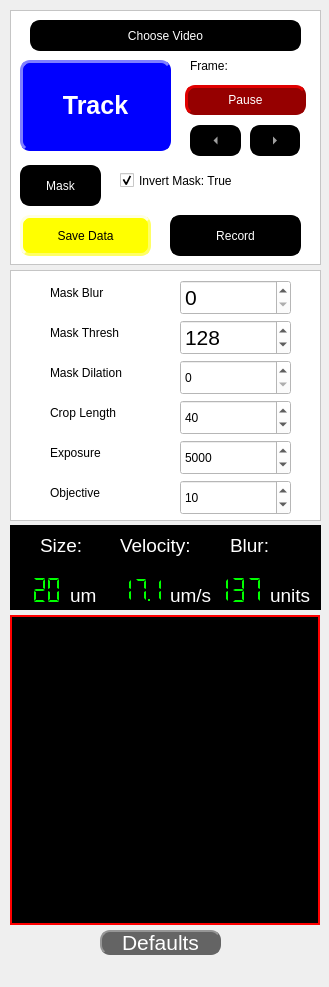
  <widget class="QDockWidget" name="dockWidget">
   <property name="minimumSize">
    <size>
     <width>329</width>
     <height>987</height>
    </size>
   </property>
   <property name="styleSheet">
    <string notr="true"/>
   </property>
   <property name="floating">
    <bool>false</bool>
   </property>
   <property name="allowedAreas">
    <set>Qt::LeftDockWidgetArea|Qt::RightDockWidgetArea</set>
   </property>
   <attribute name="dockWidgetArea">
    <number>1</number>
   </attribute>
   <widget class="QWidget" name="dockWidgetContents">
    <widget class="QFrame" name="frame_3">
     <property name="geometry">
      <rect>
       <x>10</x>
       <y>10</y>
       <width>311</width>
       <height>255</height>
      </rect>
     </property>
     <property name="styleSheet">
      <string notr="true"> color: rgb(0, 0, 0);
 background-color: rgb(255, 255, 255);
</string>
     </property>
     <property name="frameShape">
      <enum>QFrame::StyledPanel</enum>
     </property>
     <property name="frameShadow">
      <enum>QFrame::Raised</enum>
     </property>
     <widget class="QPushButton" name="choosevideobutton">
      <property name="geometry">
       <rect>
        <x>20</x>
        <y>10</y>
        <width>271</width>
        <height>31</height>
       </rect>
      </property>
      <property name="styleSheet">
       <string notr="true">     QPushButton {
                color: rgb(255, 255, 255);
                background-color: rgb(0, 0, 0);
                border-style: outset;
                border-width: 2px;
                border-radius: 10px;
                border-color: rgb(0, 0, 0);
                min-width: 1em;
                padding: 1px;
            }
            QPushButton:hover {
                background-color: rgb(100, 100, 100);
                color: rgb(255, 255, 255);
                border-color: rgb(100, 100, 100);
            
            
            }</string>
      </property>
      <property name="text">
       <string>Choose Video</string>
      </property>
     </widget>
     <widget class="QCheckBox" name="maskinvert_checkBox">
      <property name="geometry">
       <rect>
        <x>110</x>
        <y>155</y>
        <width>195</width>
        <height>31</height>
       </rect>
      </property>
      <property name="text">
       <string>Invert Mask: True</string>
      </property>
      <property name="checked">
       <bool>true</bool>
      </property>
     </widget>
     <widget class="QPushButton" name="pausebutton">
      <property name="geometry">
       <rect>
        <x>175</x>
        <y>75</y>
        <width>121</width>
        <height>30</height>
       </rect>
      </property>
      <property name="maximumSize">
       <size>
        <width>300</width>
        <height>30</height>
       </size>
      </property>
      <property name="styleSheet">
       <string notr="true">QPushButton {
                color: rgb(255, 255, 255);
                background-color: rgb(150, 0, 0);
                border-style: outset;
                border-width: 3px;
                border-radius: 10px;
                border-color: rgb(150, 0, 0);
                min-width: 1em;
                padding: 1px;
            }
            QPushButton:checked {
                color: rgb(255, 255, 255);
                background-color: rgb(0, 0, 150);
                border-style: inset;
                border-width: 3px;
                border-radius: 10px;
                border-color: rgb(0, 0, 255);
                font: bold 12px;
                min-width: 1em;
                padding: 1px;
            }
            QPushButton:hover {
                background-color: rgb(100, 100, 100);
                color: rgb(255, 255, 255);
                border-color: rgb(255, 0, 0);
                padding-left: 2px;
                padding-top: 2px;
            }</string>
      </property>
      <property name="text">
       <string>Pause</string>
      </property>
      <property name="checkable">
       <bool>true</bool>
      </property>
     </widget>
     <widget class="QPushButton" name="savedatabutton">
      <property name="geometry">
       <rect>
        <x>10</x>
        <y>205</y>
        <width>131</width>
        <height>41</height>
       </rect>
      </property>
      <property name="styleSheet">
       <string notr="true">QPushButton {
                color: rgb(0, 0, 0);
                background-color: rgb(255, 255, 0);
                border-style: outset;
                border-width: 3px;
                border-radius: 10px;
                border-color: rgb(255, 255, 100);
                min-width: 1em;
                padding: 6px;
            }
            QPushButton:hover {
                background-color: rgb(255, 255, 200);
                color: rgb(0, 0, 0);
            }
            QPushButton:pressed {
                background-color: red;
                border: 2px solid red;
                padding-left: 5px;
                padding-top: 5px;
                border-style: inset;
                }</string>
      </property>
      <property name="text">
       <string>Save Data</string>
      </property>
      <property name="checkable">
       <bool>true</bool>
      </property>
     </widget>
     <widget class="QPushButton" name="recordbutton">
      <property name="geometry">
       <rect>
        <x>160</x>
        <y>205</y>
        <width>131</width>
        <height>41</height>
       </rect>
      </property>
      <property name="styleSheet">
       <string notr="true">QPushButton {
                color: rgb(255, 255, 255);
                background-color: rgb(0, 0, 0);
                border-style: outset;
                border-width: 3px;
                border-radius: 10px;
                border-color: rgb(0, 0, 0);
                min-width: 1em;
                padding: 6px;
            }
      
            QPushButton:checked {
                color: rgb(255, 255, 255);
                background-color: rgb(255, 0, 0);
                border-style: inset;
                border-width: 3px;
                border-radius: 10px;
                border-color: rgb(255, 0, 0);
                font: bold 16px;
                min-width: 1em;
               
            }
            QPushButton:hover {
                background-color: rgb(100, 100, 100);
                color: rgb(255, 255, 255);
                border-color: rgb(100, 100, 100);
                padding-left: 5px;
                padding-top: 5px;
            }</string>
      </property>
      <property name="text">
       <string>Record</string>
      </property>
      <property name="checkable">
       <bool>true</bool>
      </property>
     </widget>
     <widget class="QLabel" name="framelabel">
      <property name="geometry">
       <rect>
        <x>180</x>
        <y>45</y>
        <width>121</width>
        <height>21</height>
       </rect>
      </property>
      <property name="maximumSize">
       <size>
        <width>300</width>
        <height>25</height>
       </size>
      </property>
      <property name="text">
       <string>Frame: </string>
      </property>
     </widget>
     <widget class="QToolButton" name="leftbutton">
      <property name="geometry">
       <rect>
        <x>180</x>
        <y>115</y>
        <width>51</width>
        <height>31</height>
       </rect>
      </property>
      <property name="styleSheet">
       <string notr="true">QToolButton {
                color: rgb(255, 255, 255);
                background-color: rgb(0, 0, 0);
                border-style: outset;
                border-width: px;
                border-radius: 10px;
                border: 2px solid rgb(0, 0, 0);
                font: bold 16px;
                min-width: 1em;
                padding: 1px;
            }
            QToolButton:hover {
                background-color: rgb(100, 100, 100);
                color: rgb(255, 255, 255);
                border: 2px solid rgb(0, 255, 0);
            }
            QToolButton:pressed {
                background-color: rgb(100, 100, 100);
                border: 2px solid rgb(255, 0, 0);
                border-style: inset;
                padding-left: 5px;
                padding-top: 5px;
            }</string>
      </property>
      <property name="text">
       <string>...</string>
      </property>
      <property name="autoRepeat">
       <bool>true</bool>
      </property>
      <property name="autoRepeatInterval">
       <number>1</number>
      </property>
      <property name="arrowType">
       <enum>Qt::LeftArrow</enum>
      </property>
     </widget>
     <widget class="QPushButton" name="maskbutton">
      <property name="geometry">
       <rect>
        <x>10</x>
        <y>155</y>
        <width>81</width>
        <height>41</height>
       </rect>
      </property>
      <property name="styleSheet">
       <string notr="true">QPushButton {
                color: rgb(255, 255, 255);
                background-color: rgb(0, 0, 0);
                border-style: outset;
                border-width: 2px;
                border-radius: 10px;
                border-color: rgb(0, 0, 0);
                min-width: 1em;
                padding: 1px;
            }
            QPushButton:hover {
                background-color: rgb(100, 100, 100);
                color: rgb(255, 255, 255);
                border-style: inset;
			  border-color: rgb(0, 255, 0);
            }</string>
      </property>
      <property name="text">
       <string>Mask</string>
      </property>
      <property name="checkable">
       <bool>true</bool>
      </property>
      <property name="checked">
       <bool>false</bool>
      </property>
     </widget>
     <widget class="QPushButton" name="trackbutton">
      <property name="geometry">
       <rect>
        <x>10</x>
        <y>50</y>
        <width>151</width>
        <height>91</height>
       </rect>
      </property>
      <property name="cursor">
       <cursorShape>ArrowCursor</cursorShape>
      </property>
      <property name="styleSheet">
       <string notr="true">
QPushButton {
                color: rgb(255, 255, 255);
                background-color: rgb(0, 0, 255);
                border-style: outset;
                border-width: 3px;
                border-radius: 10px;
                border-color: rgb(0, 0, 255);
                min-width: 1em;
                padding: 6px;
			  font: bold 25px;
            }
      
            QPushButton:checked {
                color: rgb(255, 255, 255);
                background-color: rgb(255, 0, 0);
                border-style: inset;
                border-width: 3px;
                border-radius: 10px;
                border-color: rgb(255, 0, 0);
                font: bold 25px;
                min-width: 1em;
               
            }
            QPushButton:hover {
                background-color: rgb(100, 100, 100);
                color: rgb(255, 255, 255);
                border-color: rgb(0, 255, 0);
                padding-left: 5px;
                padding-top: 5px;
            }</string>
      </property>
      <property name="text">
       <string>Track</string>
      </property>
      <property name="checkable">
       <bool>true</bool>
      </property>
     </widget>
     <widget class="QToolButton" name="rightbutton">
      <property name="geometry">
       <rect>
        <x>240</x>
        <y>115</y>
        <width>50</width>
        <height>31</height>
       </rect>
      </property>
      <property name="styleSheet">
       <string notr="true">QToolButton {
                color: rgb(255, 255, 255);
                background-color: rgb(0, 0, 0);
                border-style: outset;
                border-width: px;
                border-radius: 10px;
                border: 2px solid rgb(0, 0, 0);
                font: bold 16px;
                min-width: 1em;
                padding: 1px;
            }
            QToolButton:hover {
                background-color: rgb(100, 100, 100);
                color: rgb(255, 255, 255);
                border: 2px solid rgb(0, 255, 0);
            }
            QToolButton:pressed {
                background-color: rgb(100, 100, 100);
                border: 2px solid rgb(255, 0, 0);
                border-style: inset;
                padding-left: 5px;
                padding-top: 5px;
            }</string>
      </property>
      <property name="text">
       <string>...</string>
      </property>
      <property name="autoRepeat">
       <bool>true</bool>
      </property>
      <property name="autoRepeatInterval">
       <number>1</number>
      </property>
      <property name="arrowType">
       <enum>Qt::RightArrow</enum>
      </property>
     </widget>
    </widget>
    <widget class="QFrame" name="trackerparamsframe">
     <property name="geometry">
      <rect>
       <x>10</x>
       <y>270</y>
       <width>311</width>
       <height>251</height>
      </rect>
     </property>
     <property name="styleSheet">
      <string notr="true"> color: rgb(0, 0, 0);
 background-color: rgb(255, 255, 255);
</string>
     </property>
     <property name="frameShape">
      <enum>QFrame::StyledPanel</enum>
     </property>
     <property name="frameShadow">
      <enum>QFrame::Raised</enum>
     </property>
     <widget class="QSpinBox" name="maskthreshbox">
      <property name="geometry">
       <rect>
        <x>170</x>
        <y>50</y>
        <width>111</width>
        <height>35</height>
       </rect>
      </property>
      <property name="font">
       <font>
        <pointsize>16</pointsize>
        <italic>false</italic>
        <bold>false</bold>
       </font>
      </property>
      <property name="styleSheet">
       <string notr="true"/>
      </property>
      <property name="maximum">
       <number>255</number>
      </property>
      <property name="singleStep">
       <number>10</number>
      </property>
      <property name="value">
       <number>128</number>
      </property>
     </widget>
     <widget class="QLabel" name="maskthreshlabel">
      <property name="geometry">
       <rect>
        <x>40</x>
        <y>50</y>
        <width>121</width>
        <height>25</height>
       </rect>
      </property>
      <property name="maximumSize">
       <size>
        <width>150</width>
        <height>25</height>
       </size>
      </property>
      <property name="text">
       <string>Mask Thresh</string>
      </property>
     </widget>
     <widget class="QSpinBox" name="maskdilationbox">
      <property name="geometry">
       <rect>
        <x>170</x>
        <y>90</y>
        <width>111</width>
        <height>35</height>
       </rect>
      </property>
      <property name="maximum">
       <number>40</number>
      </property>
     </widget>
     <widget class="QLabel" name="maskdilationlabel">
      <property name="geometry">
       <rect>
        <x>40</x>
        <y>90</y>
        <width>121</width>
        <height>25</height>
       </rect>
      </property>
      <property name="maximumSize">
       <size>
        <width>150</width>
        <height>25</height>
       </size>
      </property>
      <property name="text">
       <string>Mask Dilation</string>
      </property>
     </widget>
     <widget class="QSpinBox" name="croplengthbox">
      <property name="geometry">
       <rect>
        <x>170</x>
        <y>130</y>
        <width>111</width>
        <height>35</height>
       </rect>
      </property>
      <property name="minimum">
       <number>5</number>
      </property>
      <property name="maximum">
       <number>300</number>
      </property>
      <property name="singleStep">
       <number>5</number>
      </property>
      <property name="value">
       <number>40</number>
      </property>
      <property name="displayIntegerBase">
       <number>10</number>
      </property>
     </widget>
     <widget class="QLabel" name="croplengthlabel">
      <property name="geometry">
       <rect>
        <x>40</x>
        <y>130</y>
        <width>121</width>
        <height>25</height>
       </rect>
      </property>
      <property name="maximumSize">
       <size>
        <width>150</width>
        <height>25</height>
       </size>
      </property>
      <property name="text">
       <string>Crop Length</string>
      </property>
     </widget>
     <widget class="QSpinBox" name="exposurebox">
      <property name="geometry">
       <rect>
        <x>170</x>
        <y>170</y>
        <width>111</width>
        <height>35</height>
       </rect>
      </property>
      <property name="minimum">
       <number>100</number>
      </property>
      <property name="maximum">
       <number>30000</number>
      </property>
      <property name="singleStep">
       <number>100</number>
      </property>
      <property name="value">
       <number>5000</number>
      </property>
      <property name="displayIntegerBase">
       <number>10</number>
      </property>
     </widget>
     <widget class="QLabel" name="exposurelabel">
      <property name="geometry">
       <rect>
        <x>40</x>
        <y>170</y>
        <width>111</width>
        <height>25</height>
       </rect>
      </property>
      <property name="maximumSize">
       <size>
        <width>150</width>
        <height>25</height>
       </size>
      </property>
      <property name="text">
       <string>Exposure</string>
      </property>
     </widget>
     <widget class="QSpinBox" name="objectivebox">
      <property name="geometry">
       <rect>
        <x>170</x>
        <y>210</y>
        <width>111</width>
        <height>35</height>
       </rect>
      </property>
      <property name="minimum">
       <number>1</number>
      </property>
      <property name="maximum">
       <number>50</number>
      </property>
      <property name="singleStep">
       <number>5</number>
      </property>
      <property name="value">
       <number>10</number>
      </property>
      <property name="displayIntegerBase">
       <number>10</number>
      </property>
     </widget>
     <widget class="QLabel" name="objectivelabel">
      <property name="geometry">
       <rect>
        <x>40</x>
        <y>210</y>
        <width>111</width>
        <height>25</height>
       </rect>
      </property>
      <property name="maximumSize">
       <size>
        <width>150</width>
        <height>25</height>
       </size>
      </property>
      <property name="text">
       <string>Objective</string>
      </property>
     </widget>
     <widget class="QSpinBox" name="maskblurbox">
      <property name="geometry">
       <rect>
        <x>170</x>
        <y>10</y>
        <width>111</width>
        <height>35</height>
       </rect>
      </property>
      <property name="font">
       <font>
        <pointsize>16</pointsize>
        <italic>false</italic>
        <bold>false</bold>
       </font>
      </property>
      <property name="styleSheet">
       <string notr="true"/>
      </property>
      <property name="maximum">
       <number>40</number>
      </property>
      <property name="singleStep">
       <number>1</number>
      </property>
      <property name="value">
       <number>0</number>
      </property>
     </widget>
     <widget class="QLabel" name="maskblurlabel">
      <property name="geometry">
       <rect>
        <x>40</x>
        <y>10</y>
        <width>121</width>
        <height>25</height>
       </rect>
      </property>
      <property name="maximumSize">
       <size>
        <width>150</width>
        <height>25</height>
       </size>
      </property>
      <property name="text">
       <string>Mask Blur</string>
      </property>
     </widget>
    </widget>
    <widget class="QFrame" name="robotparamsframe">
     <property name="geometry">
      <rect>
       <x>10</x>
       <y>525</y>
       <width>311</width>
       <height>85</height>
      </rect>
     </property>
     <property name="styleSheet">
      <string notr="true"> color: rgb(255, 255, 255);
 background-color: rgb(0, 0, 0);
font-size: 14pt; font: Arial;</string>
     </property>
     <property name="frameShape">
      <enum>QFrame::StyledPanel</enum>
     </property>
     <property name="frameShadow">
      <enum>QFrame::Raised</enum>
     </property>
     <widget class="QLabel" name="robotsizelabel">
      <property name="geometry">
       <rect>
        <x>30</x>
        <y>10</y>
        <width>51</width>
        <height>20</height>
       </rect>
      </property>
      <property name="maximumSize">
       <size>
        <width>300</width>
        <height>50</height>
       </size>
      </property>
      <property name="text">
       <string>Size:   </string>
      </property>
     </widget>
     <widget class="QLabel" name="robotvelocitylabel">
      <property name="geometry">
       <rect>
        <x>110</x>
        <y>10</y>
        <width>81</width>
        <height>21</height>
       </rect>
      </property>
      <property name="maximumSize">
       <size>
        <width>300</width>
        <height>50</height>
       </size>
      </property>
      <property name="text">
       <string>Velocity: </string>
      </property>
     </widget>
     <widget class="QLabel" name="robotblurlabel">
      <property name="geometry">
       <rect>
        <x>220</x>
        <y>10</y>
        <width>51</width>
        <height>20</height>
       </rect>
      </property>
      <property name="maximumSize">
       <size>
        <width>16777215</width>
        <height>50</height>
       </size>
      </property>
      <property name="styleSheet">
       <string notr="true"/>
      </property>
      <property name="text">
       <string>Blur:</string>
      </property>
     </widget>
     <widget class="QLCDNumber" name="blurlcdnum">
      <property name="geometry">
       <rect>
        <x>200</x>
        <y>50</y>
        <width>61</width>
        <height>30</height>
       </rect>
      </property>
      <property name="styleSheet">
       <string notr="true">background-color: rgb(0,0,0); 
color: rgb(0,255,0);</string>
      </property>
      <property name="lineWidth">
       <number>0</number>
      </property>
      <property name="midLineWidth">
       <number>0</number>
      </property>
      <property name="smallDecimalPoint">
       <bool>true</bool>
      </property>
      <property name="digitCount">
       <number>3</number>
      </property>
      <property name="mode">
       <enum>QLCDNumber::Dec</enum>
      </property>
      <property name="segmentStyle">
       <enum>QLCDNumber::Flat</enum>
      </property>
      <property name="value" stdset="0">
       <double>137.000000000000000</double>
      </property>
     </widget>
     <widget class="QLabel" name="robotvelocityunitslabel">
      <property name="geometry">
       <rect>
        <x>160</x>
        <y>60</y>
        <width>41</width>
        <height>20</height>
       </rect>
      </property>
      <property name="maximumSize">
       <size>
        <width>300</width>
        <height>50</height>
       </size>
      </property>
      <property name="text">
       <string>um/s</string>
      </property>
     </widget>
     <widget class="QLabel" name="robotblurunitslabe">
      <property name="geometry">
       <rect>
        <x>260</x>
        <y>60</y>
        <width>41</width>
        <height>20</height>
       </rect>
      </property>
      <property name="maximumSize">
       <size>
        <width>300</width>
        <height>50</height>
       </size>
      </property>
      <property name="text">
       <string>units</string>
      </property>
     </widget>
     <widget class="QLCDNumber" name="sizelcdnum">
      <property name="geometry">
       <rect>
        <x>0</x>
        <y>50</y>
        <width>61</width>
        <height>30</height>
       </rect>
      </property>
      <property name="styleSheet">
       <string notr="true">background-color: rgb(0,0,0); 
color: rgb(0,255,0);</string>
      </property>
      <property name="lineWidth">
       <number>0</number>
      </property>
      <property name="midLineWidth">
       <number>0</number>
      </property>
      <property name="smallDecimalPoint">
       <bool>false</bool>
      </property>
      <property name="digitCount">
       <number>3</number>
      </property>
      <property name="mode">
       <enum>QLCDNumber::Dec</enum>
      </property>
      <property name="segmentStyle">
       <enum>QLCDNumber::Flat</enum>
      </property>
      <property name="value" stdset="0">
       <double>20.000000000000000</double>
      </property>
     </widget>
     <widget class="QLCDNumber" name="vellcdnum">
      <property name="geometry">
       <rect>
        <x>90</x>
        <y>50</y>
        <width>71</width>
        <height>30</height>
       </rect>
      </property>
      <property name="styleSheet">
       <string notr="true">background-color: rgb(0,0,0); 
color: rgb(0,255,0);</string>
      </property>
      <property name="lineWidth">
       <number>0</number>
      </property>
      <property name="midLineWidth">
       <number>0</number>
      </property>
      <property name="smallDecimalPoint">
       <bool>true</bool>
      </property>
      <property name="digitCount">
       <number>4</number>
      </property>
      <property name="mode">
       <enum>QLCDNumber::Dec</enum>
      </property>
      <property name="segmentStyle">
       <enum>QLCDNumber::Flat</enum>
      </property>
      <property name="value" stdset="0">
       <double>17.100000000000001</double>
      </property>
     </widget>
     <widget class="QLabel" name="robotsizeunitslabel">
      <property name="geometry">
       <rect>
        <x>60</x>
        <y>60</y>
        <width>31</width>
        <height>20</height>
       </rect>
      </property>
      <property name="maximumSize">
       <size>
        <width>300</width>
        <height>50</height>
       </size>
      </property>
      <property name="text">
       <string>um  </string>
      </property>
     </widget>
    </widget>
    <widget class="QLabel" name="CroppedVideoFeedLabel">
     <property name="geometry">
      <rect>
       <x>10</x>
       <y>615</y>
       <width>310</width>
       <height>310</height>
      </rect>
     </property>
     <property name="styleSheet">
      <string notr="true">background-color: rgb(0,0,0); border:2px solid rgb(255, 0, 0); </string>
     </property>
     <property name="text">
      <string/>
     </property>
    </widget>
    <widget class="QPushButton" name="resetdefaultbutton">
     <property name="geometry">
      <rect>
       <x>100</x>
       <y>930</y>
       <width>121</width>
       <height>25</height>
      </rect>
     </property>
     <property name="maximumSize">
      <size>
       <width>300</width>
       <height>25</height>
      </size>
     </property>
     <property name="font">
      <font>
       <family>Arial</family>
       <pointsize>16</pointsize>
       <italic>false</italic>
       <bold>false</bold>
      </font>
     </property>
     <property name="styleSheet">
      <string notr="true">QPushButton {
                color: rgb(255, 255, 255);
                background-color: rgb(100, 100, 100);
                border-style: outset;
                border-width: 2px;
                border-radius: 10px;
                border-color: rgb(100, 100, 100);
                min-width: 1em;
                padding: 1px;
            }
            QPushButton:hover {
                background-color: rgb(200, 200, 200);
                color: rgb(0, 0, 0);
            }
            QPushButton:pressed {
                background-color: rgb(200, 200, 200);
         
                padding-left: 5px;
                padding-top: 5px;
                border-style: inset;
                }</string>
     </property>
     <property name="text">
      <string>Defaults</string>
     </property>
    </widget>
   </widget>
  </widget>
